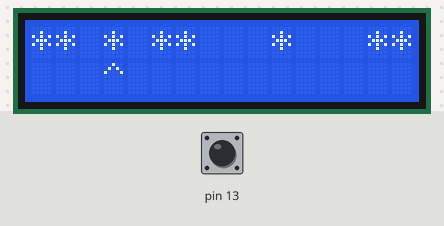
The sketch below on a simulated Arduino Uno, built with avr-gcc and run on an emulated ATmega328P. Parts: 16×2 character LCD. Inputs (shaded band) come from the test bench; at power-on: pin 13 HIGH.

Above: at 2.9 s.
3.0 s: pin 13 pulled LOW for 0.15 s
At 3.15 s:
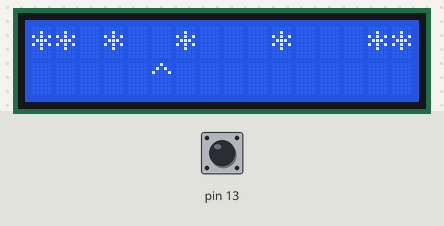
5.0 s: pin 13 pulled LOW for 3.2 s
At 5.41 s:
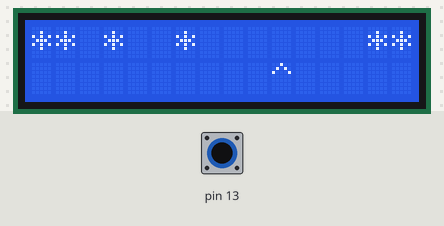
9.7 s: pin 13 driven LOW
At 14.7 s:
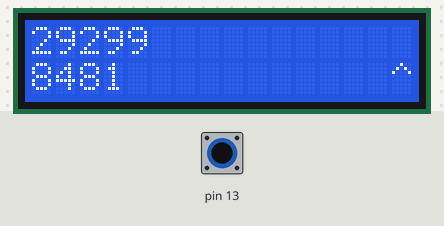

The sketch:

Animate_display_file_2.ino
```cpp
/*
 RETRO
 Space Invader Game
 Author: Stuff
 */

// include the library code:
#include <LiquidCrystal.h>

// initialize the library by associating any needed LCD interface pin
// with the arduino pin number it is connected to
LiquidCrystal lcd(7, 8, 9, 10, 11, 12);

//current laser position and direction
int laserColumn, dir;
//Set speed by setting time delay
int speed_delay;
//Invader string
String invaders;

void setup() {
  // set up the LCD's number of columns and rows:
  lcd.begin(16, 2);

  //initialize laser position
  laserColumn = 0;
  dir = 1;
  speed_delay = 150;

  invaders = "** * **   *   **";
  lcd.setCursor(0,0);
  lcd.print(invaders);

  //Set up laser button
  pinMode(13, INPUT_PULLUP);

}

void loop() {

  while (invaders != "                ") {
      //Erase old frame
      lcd.setCursor(laserColumn,1);
      lcd.print(' ');

      //Calculate new frame
      if (laserColumn == 15 or laserColumn == 0) {
        dir = -dir;
      }

      laserColumn = (laserColumn + dir) % 16;

      // put your main code here, to run repeatedly:
      // set the cursor to column 0, line 1
      // (note: line 1 is the second row, since counting begins with 0):
      lcd.setCursor(laserColumn,1);
      lcd.print('^');

      //Check button and zap invaders

      if (digitalRead(13) == LOW) {
        lcd.setCursor(laserColumn,0);
        lcd.print(' ');
        invaders[laserColumn] = ' ';
      }

      //Delay loop
      delay(speed_delay);
  }

  lcd.setCursor(0,0);
  lcd.print('All invaders');
  lcd.setCursor(0,1);
  lcd.print('zapped!!!');


}
```

Measured:
- after the input at 3.0 s, the display: changes after 0.08 s (image 1)
- after the input at 5.0 s, the display: first differs from a run without the input after 0.34 s (image 2)
- after the input at 9.7 s, the display: first differs from a run without the input after 3.8 s (image 3 shows a later state)
